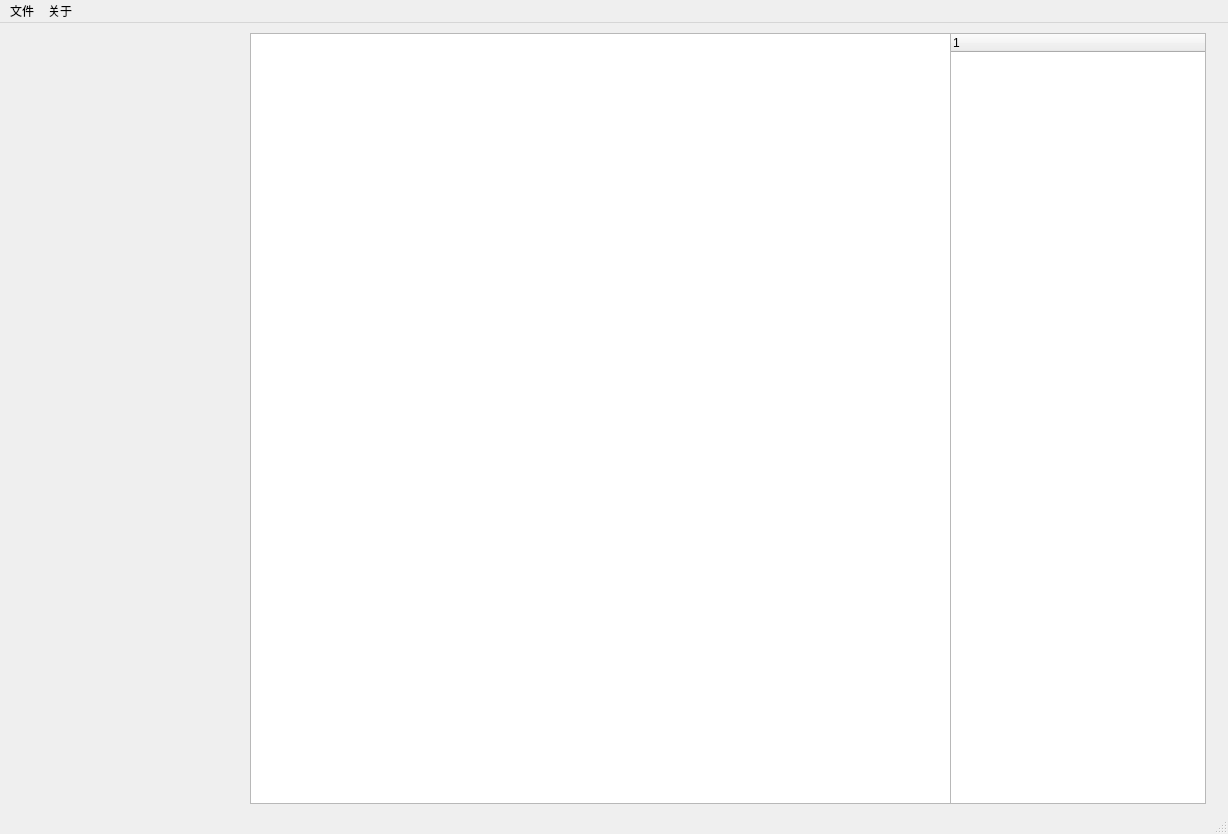
<?xml version="1.0" encoding="UTF-8"?>
<ui version="4.0">
 <class>main_interface</class>
 <widget class="QMainWindow" name="main_interface">
  <property name="geometry">
   <rect>
    <x>0</x>
    <y>0</y>
    <width>1228</width>
    <height>834</height>
   </rect>
  </property>
  <property name="windowTitle">
   <string>MainWindow</string>
  </property>
  <widget class="QWidget" name="centralwidget">
   <widget class="QTreeWidget" name="tree_widget">
    <property name="geometry">
     <rect>
      <x>950</x>
      <y>10</y>
      <width>256</width>
      <height>771</height>
     </rect>
    </property>
    <column>
     <property name="text">
      <string notr="true">1</string>
     </property>
    </column>
   </widget>
   <widget class="QTableWidget" name="tableWidget">
    <property name="geometry">
     <rect>
      <x>250</x>
      <y>10</y>
      <width>701</width>
      <height>771</height>
     </rect>
    </property>
   </widget>
  </widget>
  <widget class="QMenuBar" name="menubar">
   <property name="geometry">
    <rect>
     <x>0</x>
     <y>0</y>
     <width>1228</width>
     <height>26</height>
    </rect>
   </property>
   <widget class="QMenu" name="menu">
    <property name="title">
     <string>文件</string>
    </property>
    <addaction name="act_load_image"/>
    <addaction name="actionexit"/>
   </widget>
   <widget class="QMenu" name="menu_2">
    <property name="title">
     <string>关于</string>
    </property>
   </widget>
   <addaction name="menu"/>
   <addaction name="menu_2"/>
  </widget>
  <widget class="QStatusBar" name="statusbar"/>
  <action name="act_load_image">
   <property name="text">
    <string>载入图片</string>
   </property>
  </action>
  <action name="actionexit">
   <property name="text">
    <string>退出</string>
   </property>
   <property name="toolTip">
    <string>退出程序</string>
   </property>
  </action>
 </widget>
 <resources/>
 <connections/>
</ui>
